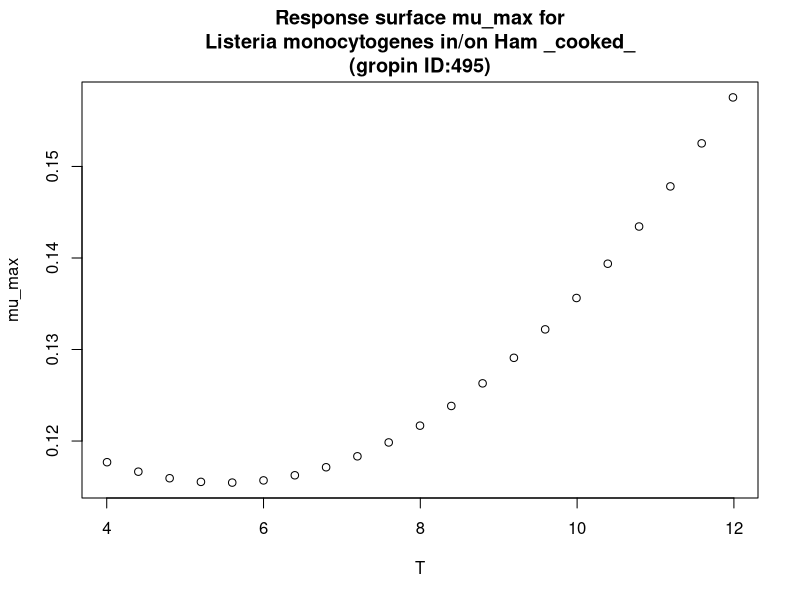

Source code (R):
#############################
# start of Parameter script
#############################
T <- seq(4.004,11.988011988012,length.out=21)
#############################
# end of Parameter script
#############################
############################# 
# start of Model script Gropin ID 495 
#############################
 
# constant coefficients for this model
 
variables <- data.frame(T)
argumentsPar <- expand.grid(variables)
 
# heart of the model
response_surface <- function(T) {
   mumax <-0.1457-0.011*T+0.001*(T^2)

return(mumax=mumax)
} 

# output parameters
mumax <- cbind(argumentsPar,response_surface(argumentsPar['T']))
colnames(mumax) <- c(colnames(argumentsPar),'mumax')
#############################
# End of Model script
#############################
############################# 
# start of Visualisation script Gropin ID 495 
#############################
plot(T,mumax$mumax,
                          xlab='T',
                          ylab='mu_max',main='Response surface mu_max for
Listeria monocytogenes in/on Ham _cooked_
(gropin ID:495)')
#############################
# End of Visualisation script
#############################
